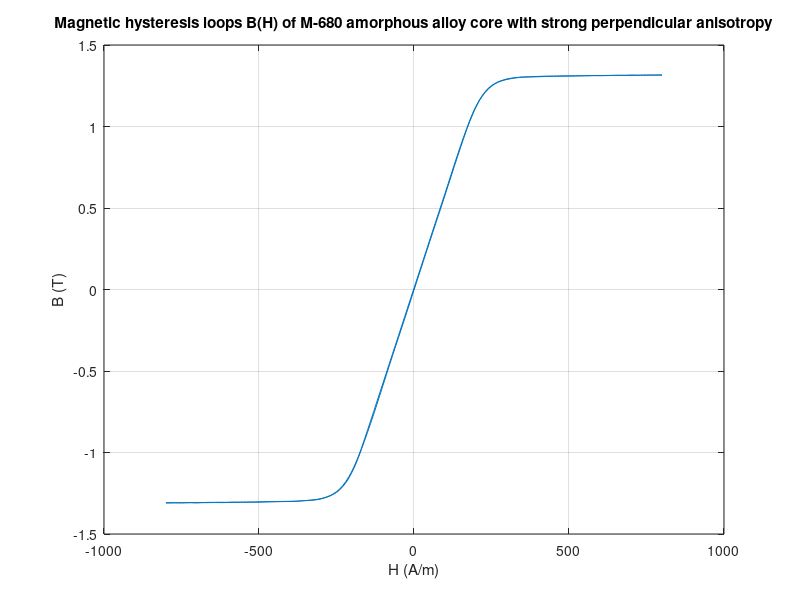

Write MATLAB code to recreate this figure.
clear all

load('H_amorf.mat');
load('B_amorf.mat');

plot(HmeasT,BmeasT);
title('Magnetic hysteresis loops B(H) of M-680 amorphous alloy core with strong perpendicular anisotropy');
xlabel('H (A/m)');
ylabel('B (T)');
grid;
